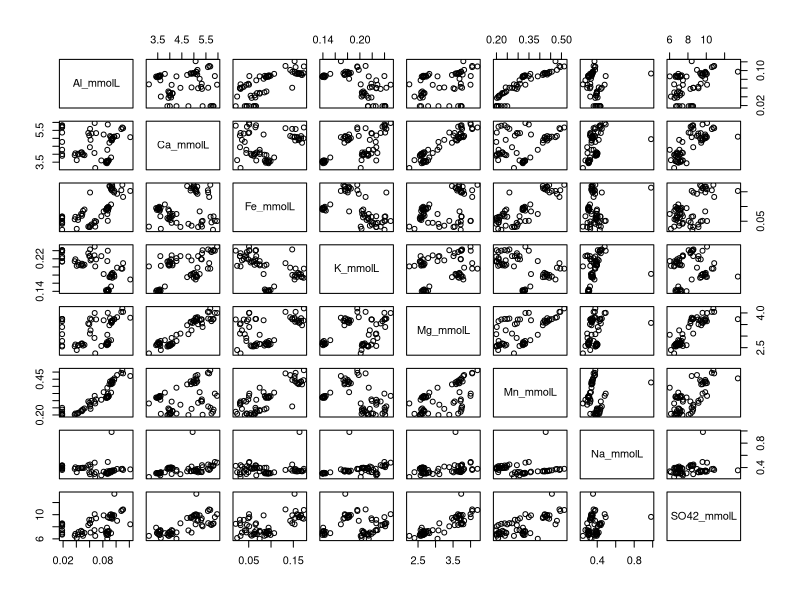
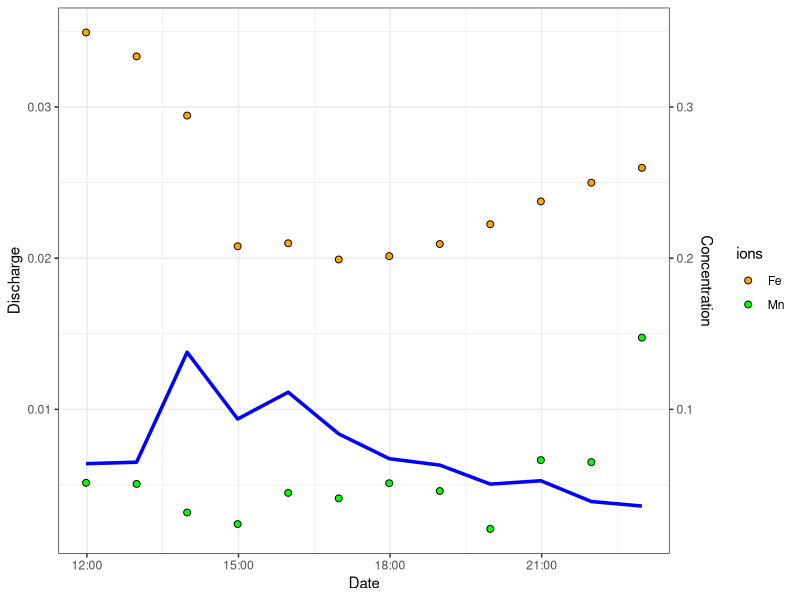

Recreate these plots in R, in order.
# Rename columns to be R friendly

newname<-c("sample_name","date_and_time","Q_m3s","Al_mgL","Ca_mgL","Fe_mgL","K_mgL","Mg_mgL","Mn_mgL","Na_mgL","SO42_mgL","pH","EC")
stormevents<-read.csv(file="StormEvents.csv",header=TRUE)
colnames(stormevents)<-newname

# Pull out date and time

library(lubridate)
stormevents$newdate<-mdy_hm(stormevents$date_and_time)
stormevents$year<-year(stormevents$newdate)
stormevents$doy<-yday(stormevents$newdate)
stormevents$hour<-hour(stormevents$newdate)
stormevents$min<-minute(stormevents$newdate)
stormevents$time<-stormevents$hour + stormevents$min/60

# Transform mg/L to mmol/L

stormevents$Al_mmolL<-(stormevents$Al_mgL/26.982)
stormevents$Ca_mmolL<-(stormevents$Ca_mgL/40.08)
stormevents$Fe_mmolL<-(stormevents$Fe_mgL/55.845)
stormevents$K_mmolL<-(stormevents$K_mgL/39.099)
stormevents$Mg_mmolL<-(stormevents$Mg_mgL/24.305)
stormevents$Mn_mmolL<-(stormevents$Mn_mgL/54.938)
stormevents$Na_mmolL<-(stormevents$Na_mgL/22.99)
stormevents$SO42_mmolL<-(stormevents$SO42_mgL/96.06)

# Scatter plot matrix for Al to SO42
pairs(stormevents[20:27])

# Plot July 7 event for Fe and Mn
Jul717storm<-stormevents[which(stormevents$doy == "188"),]
library(ggplot2)
yscale<-10

two_ys<-ggplot(Jul717storm,aes(x=newdate))+
  geom_line(aes(y=Q_m3s),colour="blue",size=1.2)+
  geom_point(aes(y=Fe_mmolL/yscale,fill="orange"),colour="black",pch=21,size=2)+
  geom_point(aes(y=Mn_mmolL/yscale,fill="green"),pch=21,colour="black",size=2)+
  scale_y_continuous(sec.axis=sec_axis(~.*yscale,name="Concentration"))+
  scale_fill_manual(guide="legend",name="ions",
                    values=c("orange","green"),labels=c("Fe","Mn"))+
  labs(y="Discharge",
       x="Date")+
  theme_bw()

two_ys

#Pull out processed data sheet
write.csv(Jul717storm,"July717storm.csv")
